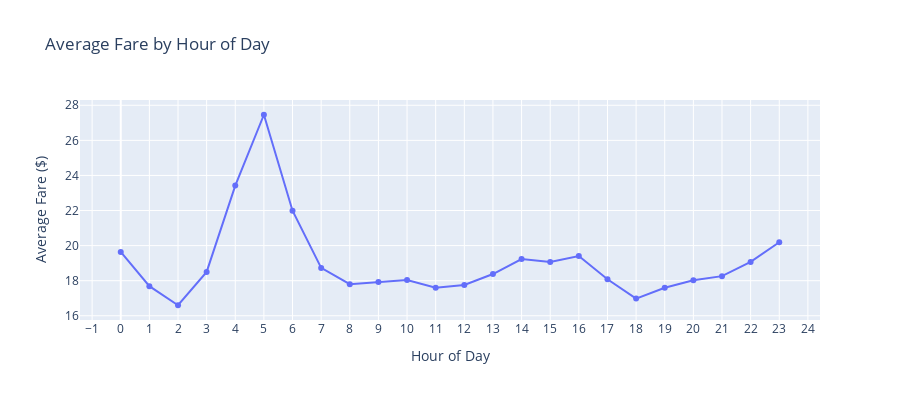

The notebook cell this image was saved under:
### Markdown cell above
## 3.3 Visualization 2: Average Fare by Hour (Line Chart)

### Code cell
# Line chart: Average fare by hour
fig2 = px.line(
    df_query2,
    x='pickup_hour',
    y='avg_fare',
    title='Average Fare by Hour of Day',
    labels={'pickup_hour': 'Hour of Day', 'avg_fare': 'Average Fare ($)'},
    markers=True
)
fig2.update_layout(
    xaxis=dict(tickmode='linear', dtick=1),
    height=400
)
fig2.show()

print("\nInsight: Average fares peak during early morning hours (4-6 AM), likely due to ")
print("airport trips and longer distances traveled during off-peak hours.")

### Figure 1 — Plotly figure (JSON) as saved in the notebook; plotly's stock layout.template omitted (floating-point values rounded to 4 significant figures)
{"data": [{"hovertemplate": "Hour of Day=%{x}<br>Average Fare ($)=%{y}<extra></extra>", "legendgroup": "", "line": {"color": "#636efa", "dash": "solid"}, "marker": {"symbol": "circle"}, "mode": "lines+markers", "name": "", "orientation": "v", "showlegend": false, "type": "scatter", "x": [0, 1, 2, 3, 4, 5, 6, 7, 8, 9, 10, 11, 12, 13, 14, 15, 16, 17, 18, 19, 20, 21, 22, 23], "xaxis": "x", "y": [19.64, 17.69, 16.6, 18.5, 23.42, 27.46, 21.99, 18.73, 17.8, 17.92, 18.04, 17.6, 17.76, 18.38, 19.23, 19.06, 19.41, 18.08, 16.98, 17.6, 18.02, 18.26, 19.07, 20.19], "yaxis": "y"}], "layout": {"height": 400, "legend": {"tracegroupgap": 0}, "title": {"text": "Average Fare by Hour of Day"}, "xaxis": {"anchor": "y", "domain": [0, 1], "dtick": 1, "tickmode": "linear", "title": {"text": "Hour of Day"}}, "yaxis": {"anchor": "x", "domain": [0, 1], "title": {"text": "Average Fare ($)"}}}}
